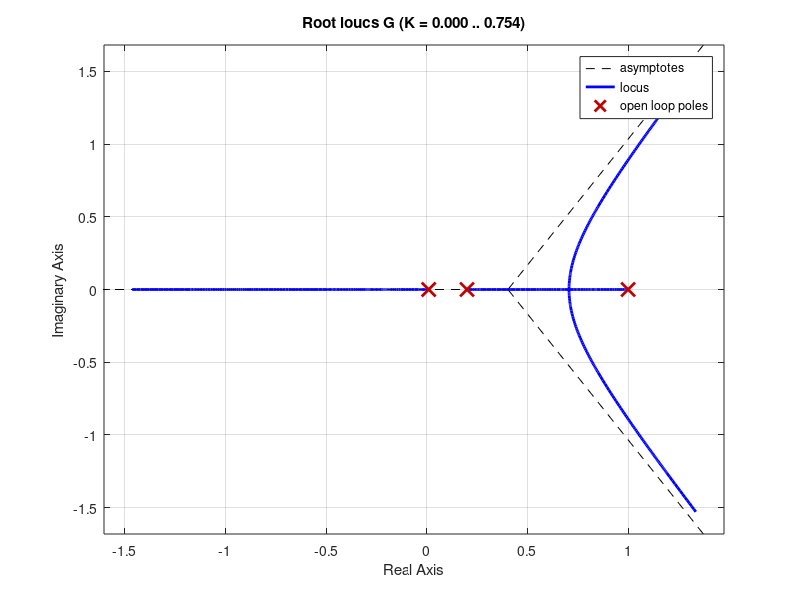

Here is the MATLAB script that generated this plot:
num = [8];
den = [1 , -0.01];
den1 = [1 , -0.2];
den2 = [1 , -1 ];


den_11 = conv(den,den1)
den_111 = conv(den_11,den2)


G = tf(num,den_111)
%%
rlocus(G)